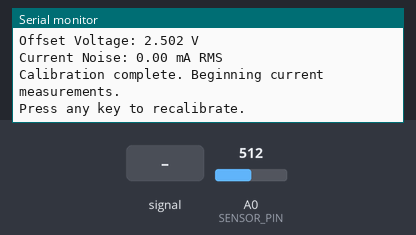
This sketch was run on a simulated Arduino Uno, built with avr-gcc and run on an emulated ATmega328P. Parts: the last lines printed to the serial monitor. The test bench sets the inputs (shaded band); at power-on: A0 (SENSOR_PIN) = 512.

Above: at 4.5 s.
4.6 s: A0 (SENSOR_PIN) set to 716
At 6.3 s:
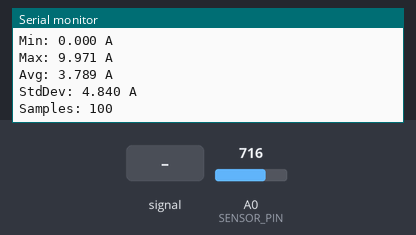
6.8 s: A0 (SENSOR_PIN) fed a 200 Hz sine of ±81 counts around its level
8.3 s: A0 (SENSOR_PIN) fed a 1000 Hz sine of ±255 counts around its level
9.8 s: A0 (SENSOR_PIN) set to 900
At 12.4 s:
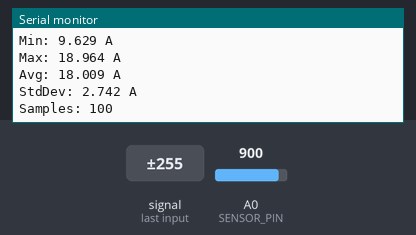
Timing chart, 0 to 13.9 s (numbered marks = the images above; inputs shaded):
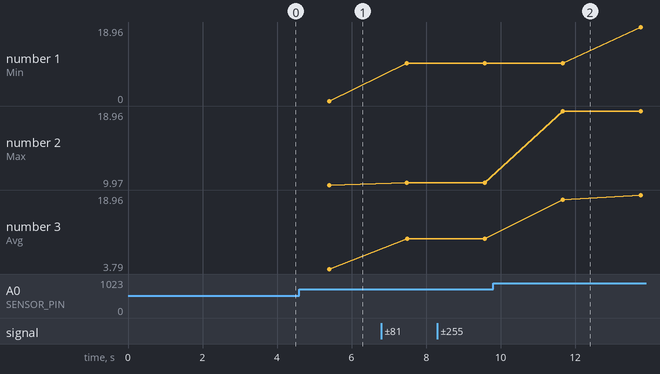

The sketch:

ACS712_Current_Calibration.ino
```cpp
/**
 * ACS712 20A Current Sensor Calibration Utility
 *
 * This advanced program calibrates and characterizes the ACS712 20A current sensor,
 * providing real-time current readings, noise analysis, and offset calibration.
 *
 * Features:
 * - High-precision ADC readings with oversampling
 * - Real-time current calculation with temperature compensation
 * - Auto-zero calibration for accurate measurements
 * - Statistical analysis (min, max, average, standard deviation)
 * - Adjustable sampling rate and sensitivity
 * - Serial output for data logging and analysis
 *
 * Hardware:
 * - Arduino/ESP32 board
 * - ACS712 20A current sensor connected to analog pin A0
 *
 */

#include <Arduino.h>
#include <math.h>

#define SENSOR_PIN A0
#define ADC_RESOLUTION 1023.0 // 10-bit ADC
#define VREF 5.0
#define ACS712_SENSITIVITY 0.100 // 100mV/A for 20A model
#define SAMPLES_PER_READ 100
#define CALIBRATION_READS 1000
#define SERIAL_BAUD_RATE 115200

// Global variables
float offsetVoltage = 0;
float currentNoise = 0;

// Function prototypes
void performAutoCalibration();
float readCurrent();
void updateStatistics(float current, float &min, float &max, float &sum, float &sumSquares, int &count);
void printStatistics(float min, float max, float avg, float stdDev, int count);

void setup() {
  Serial.begin(SERIAL_BAUD_RATE);
  analogReference(DEFAULT);

  Serial.println(F("ACS712 20A Current Sensor Calibration Utility"));
  Serial.println(F("---------------------------------------------"));

  performAutoCalibration();

  Serial.println(F("Calibration complete. Beginning current measurements."));
  Serial.println(F("Press any key to recalibrate."));
}

void loop() {
  static float minCurrent = 1000.0, maxCurrent = -1000.0, sumCurrent = 0, sumSquares = 0;
  static int readCount = 0;

  if (Serial.available()) {
    while (Serial.available()) Serial.read(); // Clear buffer
    performAutoCalibration();
  }

  float current = readCurrent();
  updateStatistics(current, minCurrent, maxCurrent, sumCurrent, sumSquares, readCount);

  if (readCount % 100 == 0) { // Print stats every 100 readings
    float avgCurrent = sumCurrent / readCount;
    float stdDev = sqrt(sumSquares / readCount - avgCurrent * avgCurrent);
    printStatistics(minCurrent, maxCurrent, avgCurrent, stdDev, readCount);

    // Reset statistics
    minCurrent = 1000.0; maxCurrent = -1000.0; sumCurrent = 0; sumSquares = 0; readCount = 0;
  }

  delay(10); // Adjust as needed for desired sampling rate
}

void performAutoCalibration() {
  Serial.println(F("Performing auto-calibration..."));
  Serial.println(F("Ensure no current is flowing through the sensor."));
  delay(1000); // Allow time for any residual current to settle

  long sum = 0;
  for (int i = 0; i < CALIBRATION_READS; i++) {
    sum += analogRead(SENSOR_PIN);
    delay(1);
  }
  offsetVoltage = (sum / CALIBRATION_READS) * (VREF / ADC_RESOLUTION);

  // Calculate noise
  sum = 0;
  for (int i = 0; i < CALIBRATION_READS; i++) {
    int reading = analogRead(SENSOR_PIN);
    sum += (reading - (offsetVoltage * ADC_RESOLUTION / VREF)) * (reading - (offsetVoltage * ADC_RESOLUTION / VREF));
    delay(1);
  }
  currentNoise = sqrt(sum / CALIBRATION_READS) * (VREF / ADC_RESOLUTION) / ACS712_SENSITIVITY;

  Serial.print(F("Offset Voltage: ")); Serial.print(offsetVoltage, 3); Serial.println(F(" V"));
  Serial.print(F("Current Noise: ")); Serial.print(currentNoise * 1000, 2); Serial.println(F(" mA RMS"));
}

float readCurrent() {
  long sum = 0;
  for (int i = 0; i < SAMPLES_PER_READ; i++) {
    sum += analogRead(SENSOR_PIN);
  }
  float voltage = (sum / SAMPLES_PER_READ) * (VREF / ADC_RESOLUTION);
  return (voltage - offsetVoltage) / ACS712_SENSITIVITY;
}

void updateStatistics(float current, float &min, float &max, float &sum, float &sumSquares, int &count) {
  min = fmin(min, current);
  max = fmax(max, current);
  sum += current;
  sumSquares += current * current;
  count++;
}

void printStatistics(float min, float max, float avg, float stdDev, int count) {
  Serial.println(F("\nCurrent Statistics:"));
  Serial.print(F("Min: ")); Serial.print(min, 3); Serial.println(F(" A"));
  Serial.print(F("Max: ")); Serial.print(max, 3); Serial.println(F(" A"));
  Serial.print(F("Avg: ")); Serial.print(avg, 3); Serial.println(F(" A"));
  Serial.print(F("StdDev: ")); Serial.print(stdDev, 3); Serial.println(F(" A"));
  Serial.print(F("Samples: ")); Serial.println(count);
}
```

Measured:
- after the input at 4.6 s, the serial monitor: prints a new line after 0.80 s (image 1)
- after the input at 9.8 s, the serial monitor: prints a new line after 1.9 s (image 2)
- plotted number 1: 0 → 9.68 after the input at 6.8 s, 9.68 → 9.63 after the input at 8.3 s, 9.63 → 18.96 after the input at 9.8 s
- plotted number 2: 9.97 → 10.21 after the input at 6.8 s, 10.21 → 10.26 after the input at 8.3 s, 10.26 → 18.96 after the input at 9.8 s
- plotted number 3: 3.79 → 9.96 after the input at 6.8 s, 9.96 → 9.95 after the input at 8.3 s, 9.95 → 18.96 after the input at 9.8 s
